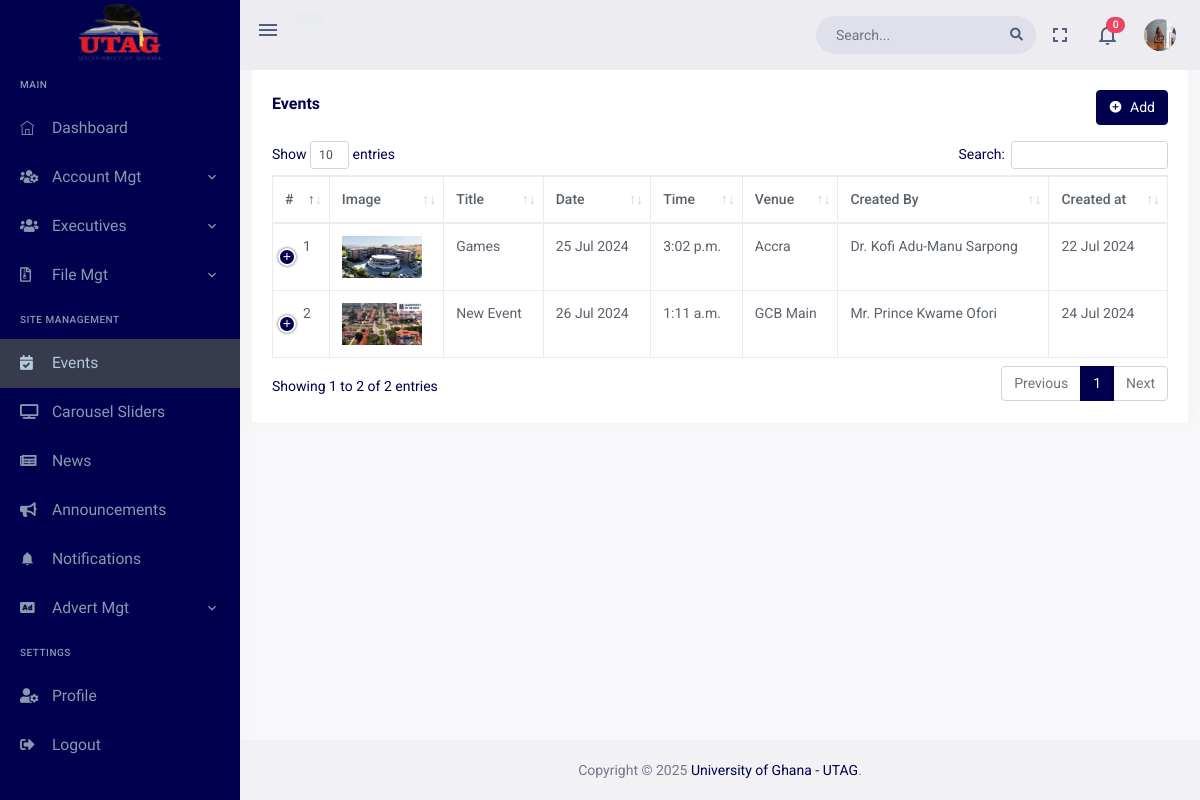
Page /dashboard/events (signed in) on the committed database.
### accounts/models.py (models this page shows, shortened)
class User(AbstractBaseUser, PermissionsMixin):
    TITLE_CHOICES = (
        ('Prof.', 'Prof.'),
        ('Dr.', 'Dr.'),
        ('Mr.', 'Mr.'),
        ('Mrs.', 'Mrs.'),
    )
    GENDER_CHOICES = (
        ('Male', 'Male'),
        ('Female', 'Female')
    )
    EXECUTIVE_POSITION_CHOICES = (
        ('President', 'President'),
        ('Vice President', 'Vice President'),
        ('Secretary', 'Secretary'),
        ('Treasurer', 'Treasurer'),
        ('Committee Member', 'Committee Member'),
    )
    title = models.CharField(max_length=5, choices=TITLE_CHOICES)
    first_name = models.CharField(max_length=30)
    other_name = models.CharField(max_length=30, blank=True, null=True)
    last_name = models.CharField(max_length=30)
    gender = models.CharField(max_length=10, choices=GENDER_CHOICES)
    profile_pic = models.ImageField(upload_to='profile_pictures/', blank=True, null=True)
    email = models.EmailField(unique=True)
    email_sent = models.BooleanField(default=False)
    phone_number = models.CharField(max_length=15, blank=True, null=True)
    department = models.CharField(max_length=50, blank=True, null=True)
    created_from_dashboard = models.BooleanField(default=False)
    created_by = models.ForeignKey('self', on_delete=models.CASCADE, blank=True, null=True)
    is_bulk_creation = models.BooleanField(default=False)
    created_at = models.DateTimeField(auto_now_add=True)
    updated_at = models.DateTimeField(auto_now=True)
    is_staff = models.BooleanField(default=False)
    is_superuser = models.BooleanField(default=False)
    executive_image = models.ImageField(upload_to='executive_images/', blank=True, null=True)
    executive_position = models.CharField(max_length=30, choices=EXECUTIVE_POSITION_CHOICES, blank=True, null=True)
    fb_profile_url = models.URLField(blank=True, null=True)
    twitter_profile_url = models.URLField(blank=True, null=True)
    linkedin_profile_url = models.URLField(blank=True, null=True)
    date_appointed = models.DateField(null=True, blank=True)
    date_ended = models.DateField(null=True, blank=True)
    is_active_executive = models.BooleanField(default=False)
    objects = UserManager()
    USERNAME_FIELD = 'email'
    REQUIRED_FIELDS = ['title', 'first_name', 'last_name', 'gender']
    def get_full_name(self):
        if self.other_name:
            return f'{self.title} {self.first_name} {self.other_name} {self.last_name}'
        else:
            return f'{self.title} {self.first_name} {self.last_name}'
    def get_profile_pic_url(self):
        return self.profile_pic.url if self.profile_pic else '/static/dashboard/assets/images/users/profile.png'
    def is_admin(self):
        return self.groups.filter(name='Admin').exists() or self.is_superuser
    def __str__(self):
        return self.get_full_name()
    class Meta:
        permissions = [
        ('view_dashboard', 'Can view dashboard'),
        ('add_admin', 'Can add admin'),
        ('change_admin', 'Can change admin'),
        ('delete_admin', 'Can delete admin'),
        ('view_admin', 'Can view admin'),
        ('add_executive', 'Can add executive'),
        ('change_executive', 'Can change executive'),
        ('delete_executive', 'Can delete executive'),
        ('view_executive', 'Can view executive'),
        ('add_member', 'Can add member'),
        ('change_member', 'Can change member'),
        ('delete_member', 'Can delete member'),
        ('view_member', 'Can view member'),
        ]

### dashboard/models.py (models this page shows, shortened)
class Event(models.Model):
    image = models.ImageField(upload_to='event_images/')
    title = models.CharField(max_length=100)
    event_slug = models.SlugField(max_length=100, blank=True, null=True)
    description = HTMLField()
    venue = models.CharField(max_length=100)
    date = models.DateField()
    time = models.TimeField()
    is_published = models.BooleanField(default=False)
    is_past_due = models.BooleanField(default=False)
    created_by = models.ForeignKey(settings.AUTH_USER_MODEL, on_delete=models.CASCADE)
    created_at = models.DateTimeField(auto_now_add=True)
    updated_at = models.DateTimeField(auto_now=True)

### dashboard/views/events.py (the view)
# urls.py: path('events',views.EventsView.as_view(), name='events'),
class EventsView(View):
    template_name = 'dashboard_pages/events.html'
    @method_decorator(MustLogin)
    def get(self, request):
        events = Event.objects.all()
        notifications = Notification.objects.filter(user=request.user).order_by('-created_at')[:5]
        notification_count = Notification.objects.filter(user=request.user, status='UNREAD').count()
        context = {
            'events' : events,
            'notification_count' : notification_count,
            'notifications' : notifications
        }
        return render(request, self.template_name, context)

### dashboard/templates/dashboard_pages/events.html (shortened to what this page needs)
{% extends "base/dashboard_base.html" %} {% load static %}
{% block content %}
<div class="page-content">
  <div class="row">
    <div class="col-12">
      <div class="card">
        <div class="card-body">
          <div class="row align-items-center">
            <div class="col-md-8">
              <h4 class="card-title">Events</h4>
            </div>
            {% if user.is_admin or user.is_superuser or user.is_secretary %}
            <div class="col-md-4">
              <div class="float-end d-none d-md-block">
                <a
                  class="btn btn-primary"
                  href="{% url 'dashboard:create_event' %}"
                >
                  <i class="mdi mdi-plus-circle me-1"></i> Add
              </a>
              </div>
            </div>
            {% endif %}
          </div>
          <div class="mt-3">
            <table id="datatable" class="table table-bordered dt-responsive nowrap" style="border-collapse: collapse; border-spacing: 0; width: 100%;">
                <thead>
                    <tr>
                        <th>#</th>
                        <th>Image</th>
                        <th>Title</th>
                        <th>Date</th>
                        <th>Time</th>
                        <th>Venue</th>
                        <th>Created By</th>
                        <th>Created at</th>
                    </tr>
                </thead>
                <tbody>
                  {% for event in events %}
                  <tr>
                    <td>{{ forloop.counter }}</td>
                    <td>
                      <img
                        src="{{ event.image.url }}"
                        alt="{{ event.name }}"
                        class="img-fluid"
                        width="80"
                        height="60"
                      />
                    </td>
                    <td>{{ event.title }}</td>
                    <td>{{ event.date |date:"d M Y" }}</td>
                    <td>{{ event.time }}</td>
                    <td>{{ event.venue }}</td>
                    <td>{{ event.created_by }}</td>
                    <td>{{ event.created_at |date:"d M Y" }}</td>
                  </tr>
                  {% endfor %}
                </tbody>
            </table>
        </div>
        </div>
      </div>
    </div>
  </div>
</div>
{% endblock content %}
{% block my_styles %}
 <link href="{% static 'dashboard/assets/libs/datatables.net-bs4/css/dataTables.bootstrap4.min.css' %}" rel="stylesheet" type="text/css">
 <link href="{% static 'dashboard/assets/libs/datatables.net-buttons-bs4/css/buttons.bootstrap4.min.css' %}" rel="stylesheet" type="text/css">
 <link href="{% static 'dashboard/assets/libs/datatables.net-responsive-bs4/css/responsive.bootstrap4.min.css' %}" rel="stylesheet" type="text/css">
{% endblock my_styles %}

### dashboard/templates/includes/dash_header.html (shortened to what this page needs)
{% load static %}
<header id="page-topbar">
    <div class="navbar-header">
        <div class="d-flex">
            <div class="navbar-brand-box">
                <a href="{% url 'website:index' %}" class="logo logo-light">
                    <span class="logo-lg">
                        <img src="{% static 'dashboard/assets/images/utag_ug.png' %}" alt="" height="80">
                    </span>
                </a>
            </div>
            <button type="button" class="btn btn-sm px-3 font-size-24 header-item waves-effect" id="vertical-menu-btn">
                <i class="mdi mdi-menu"></i>
            </button>
            <div class="d-none d-sm-block">
                <div class="pt-3 d-inline-block">
                    {% if user.is_authenticated %}
                    <p class="btn btn-secondary">
                    </p>
                    {% endif %}
                </div>
            </div>
        </div>
        <div class="d-flex">
            <form class="app-search d-none d-lg-block">
                <div class="position-relative">
                    <input type="text" class="form-control" placeholder="Search...">
                    <span class="fa fa-search"></span>
                </div>
            </form>
            <div class="dropdown d-none d-lg-inline-block">
                <button type="button" class="btn header-item noti-icon waves-effect" data-bs-toggle="fullscreen">
                    <i class="mdi mdi-fullscreen"></i>
                </button>
            </div>
            <div class="dropdown d-inline-block">
                <button type="button" class="btn header-item noti-icon waves-effect" id="page-header-notifications-dropdown" data-bs-toggle="dropdown" aria-haspopup="true" aria-expanded="false">
                    <i class="mdi mdi-bell-outline"></i>
                    <span class="badge bg-danger rounded-pill">{{ notification_count }}</span>
                </button>
            </div>
            <div class="dropdown d-inline-block">
                <button type="button" class="btn header-item waves-effect" id="page-header-user-dropdown" data-bs-toggle="dropdown" aria-haspopup="true" aria-expanded="false">
                    <img class="rounded-circle header-profile-user" src="{% if request.user.profile_pic %} {{ request.user.get_profile_pic_url }} {% else %} {% static 'dashboard/assets/images/users/profile.png' %} {% endif %}" alt="Header Avatar">
                </button>
            </div>
        </div>
    </div>
</header>

### rows in the picture
User: profile_pic (picture)
Event: image (picture), title "Games", date "25 Jul 2024", time "3:02 p.m.", venue "Accra", created_by "Dr. Kofi Adu-Manu Sarpong", created_at "22 Jul 2024"
Event: image (picture), title "New Event", date "26 Jul 2024", time "1:11 a.m.", venue "GCB Main", created_by "Mr. Prince Kwame Ofori", created_at "24 Jul 2024"

### other values in the picture
{{ notification_count }} "0"
